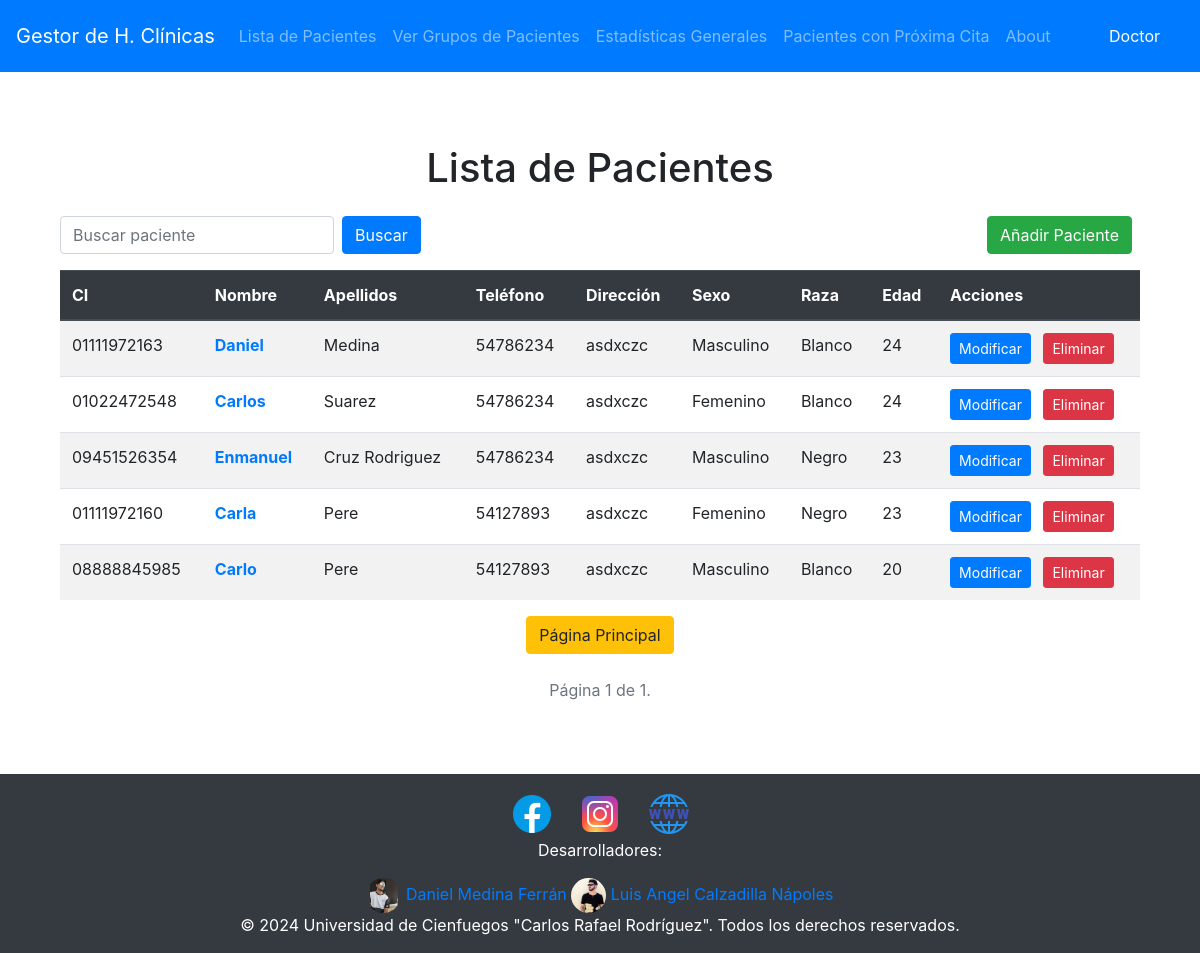
The app's page /pacientes/ (signed in), older data.
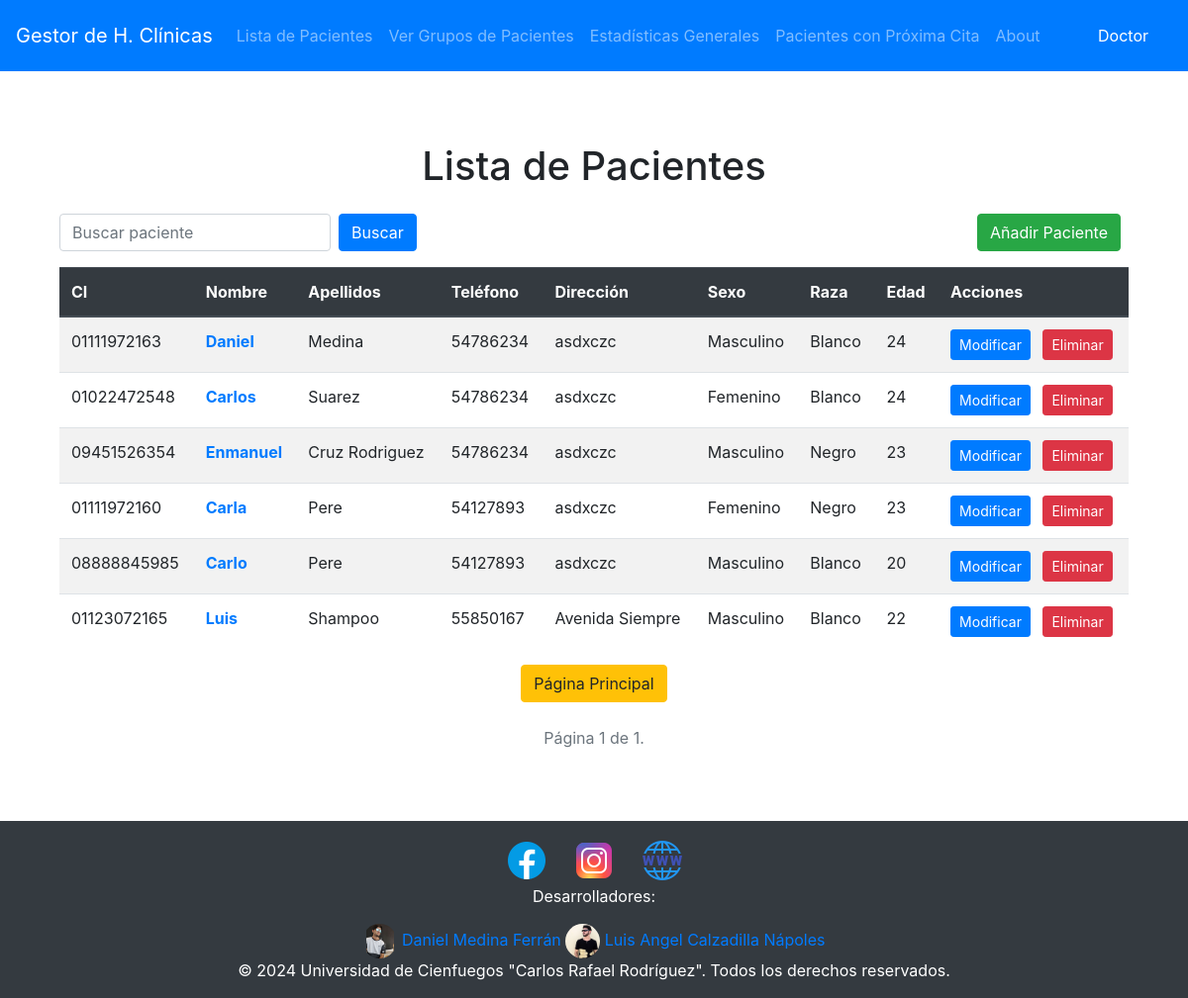
The same page, newer data.
### Historia/models.py (models this page shows, shortened)
class Paciente(models.Model):
    ci = models.CharField(primary_key=True, max_length=11)
    nombre = models.CharField(max_length=50)
    apellidos = models.CharField(max_length=50)
    telefono = models.IntegerField(null=True)
    direccion = models.CharField(max_length=50)
    SEXO_CHOICES = (
        ('M', 'Masculino'),
        ('F', 'Femenino'),
    )
    sexo = models.CharField(max_length=1, choices=SEXO_CHOICES)
    RAZA_CHOICES = (
        ('B', 'Blanco'),
        ('N', 'Negro'),
    )
    raza = models.CharField(max_length=1, choices=RAZA_CHOICES)
    edad = models.IntegerField()

### Historia/views/pacientes.py (the view)
# urls.py: path('pacientes/', pacientes.lista_pacientes, name='lista_pacientes'),
@login_required(login_url="/")
def lista_pacientes(request):
    search_query = request.GET.get('search', '')
    pacientes = Paciente.objects.filter(
        Q(ci__icontains=search_query) |
        Q(nombre__icontains=search_query) |
        Q(apellidos__icontains=search_query)
    )
    page = request.GET.get('page', 1)
    paginator = Paginator(pacientes, 15)  # Mostrar 15 pacientes por página
    try:
        page_obj = paginator.page(page)
    except PageNotAnInteger:
        page_obj = paginator.page(1)
    except EmptyPage:
        page_obj = paginator.page(paginator.num_pages)
    context = {
        'pacientes': page_obj,
        'search_query': search_query  # Guardar el término de búsqueda en el contexto
    }
    return render(request, 'pacientes/lista_pacientes.html', context)

### Historia/templates/pacientes/lista_pacientes.html (shortened to what this page needs)
{% extends 'base.html' %}
{% block content %}
<div class="container">
	<h1 class="text-center my-4">Lista de Pacientes</h1>
	<div class="d-flex justify-content-between align-items-center mb-3">
		<form class="form-inline" method="GET" action="{% url 'lista_pacientes' %}">
		<div class="form-group mr-2">
			<input type="text" class="form-control" name="search" placeholder="Buscar paciente" value="{{ request.GET.search }}" />
		</div>
		<button type="submit" class="btn btn-primary">Buscar</button>
		</form>
		{% if perms.Historia.change_paciente %}
		<a class="btn btn-success mr-2" href="{% url 'crear_paciente' %}">Añadir Paciente</a>
		{% endif %}
	</div>
	<table class="table table-striped table-hover">
		<thead class="thead-dark">
		<tr>
			<th>CI</th>
			<th>Nombre</th>
			<th>Apellidos</th>
			<th>Teléfono</th>
			<th>Dirección</th>
			<th>Sexo</th>
			<th>Raza</th>
			<th>Edad</th>
			{% if perms.Historia.change_paciente %}
			<th>Acciones</th>
			{% endif %}
		</tr>
		</thead>
		<tbody>
		{% for paciente in pacientes %}
		<tr>
			<td>{{ paciente.ci }}</td>
			<td>
			<a href="{% url 'ver_fechas_paciente' paciente.pk %}" class="text-primary font-weight-bold">{{ paciente.nombre }}</a>
			</td>
			<td>{{ paciente.apellidos }}</td>
			<td>{{ paciente.telefono }}</td>
			<td>{{ paciente.direccion }}</td>
			<td>{{ paciente.get_sexo_display }}</td>
			<td>{{ paciente.get_raza_display }}</td>
			<td>{{ paciente.edad }}</td>
			{% if perms.Historia.change_paciente %}
			<td>
			<a href="{% url 'modificar_paciente' paciente.pk %}" class="btn btn-primary btn-sm mr-2">Modificar</a>
			<a href="{% url 'eliminar_paciente' paciente.pk %}" class="btn btn-danger btn-sm">Eliminar</a>
			</td>
			{% endif %}
		</tr>
		{% endfor %}
		</tbody>
	</table>
	<div class="text-center">
		<a class="btn btn-warning" href="{% url 'home' %}">Página Principal</a>
	</div>
	<div class="pagination d-flex justify-content-center my-4">
		<span class="step-links">
		<span class="current text-muted">
			Página {{ pacientes.number }} de {{ pacientes.paginator.num_pages }}.
		</span>
		</span>
	</div>
</div>
{% endblock %}

Row changes from the older to the newer data that the page shows:
added Paciente: ci "01123072165", nombre "Luis", apellidos "Shampoo", telefono "55850167", direccion "Avenida Siempre", sexo "Masculino", raza "Blanco", edad "22"
